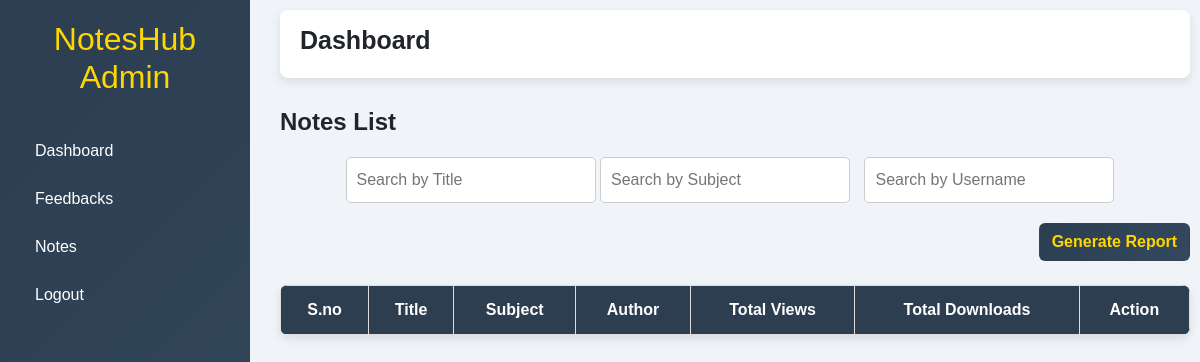
Page /admin/notespage.php (signed in) on the earlier database version.
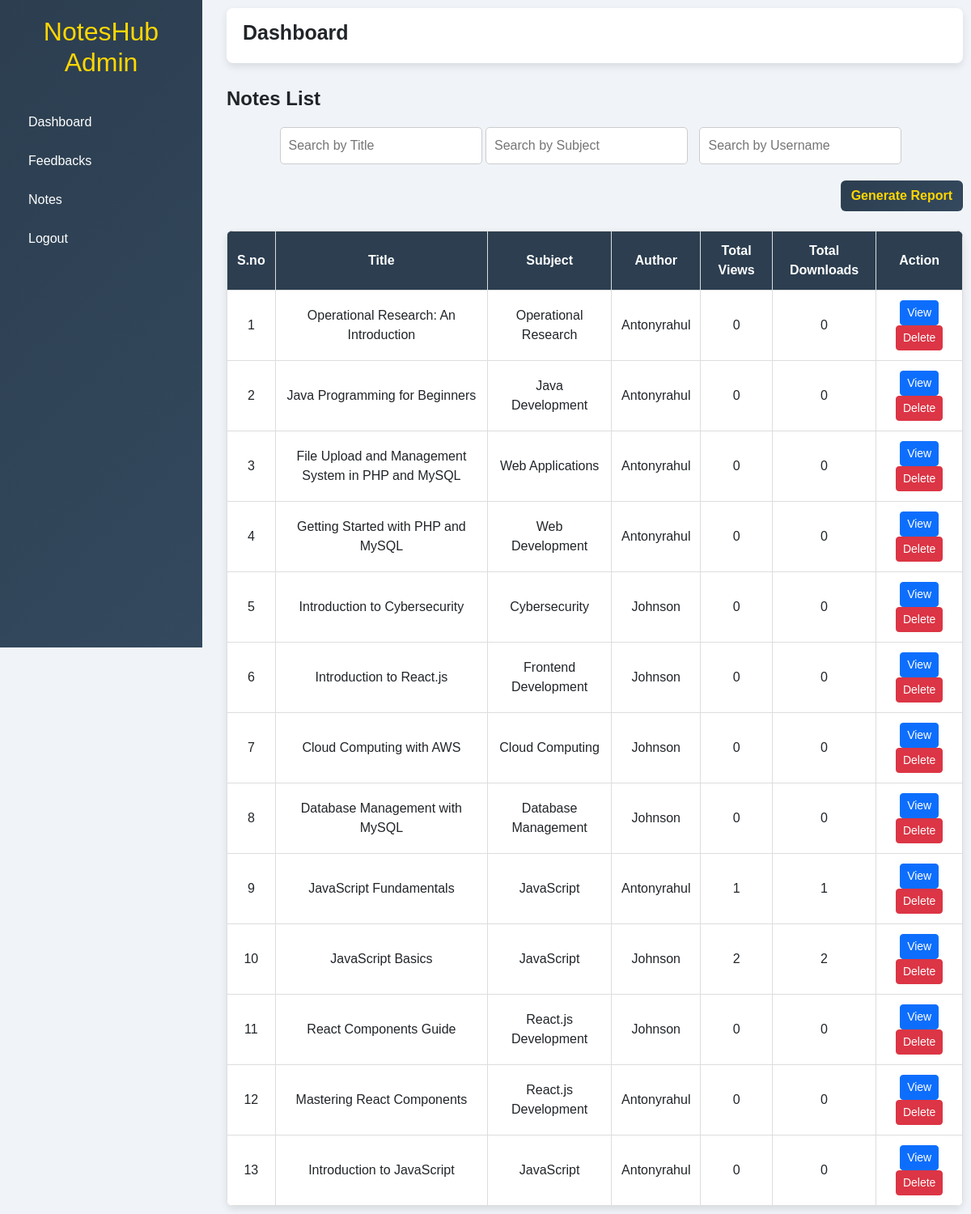
Same page on the later database version.
### tables this page shows
CREATE TABLE `notes` (
  `id` int(11) NOT NULL,
  `user_id` int(11) NOT NULL,
  `notes_title` varchar(255) NOT NULL,
  `notes_subject` varchar(255) NOT NULL,
  `description` text NOT NULL,
  `pdf` varchar(255) DEFAULT NULL,
  `view_count` int(11) DEFAULT 0,
  `dwnld_count` int(11) DEFAULT 0,
  `created_at` timestamp NOT NULL DEFAULT current_timestamp(),
  `download_count` int(11) DEFAULT 0
);

CREATE TABLE `users` (
  `id` int(11) NOT NULL,
  `username` varchar(50) NOT NULL,
  `email` varchar(100) NOT NULL,
  `password` varchar(255) NOT NULL,
  `profile_picture` varchar(255) DEFAULT NULL
);

### admin/notespage.php (the view, shortened to what this page needs)
<?php
require '../db/db.php';
$result = $conn->query("
    SELECT notes.*, users.username
    FROM notes
    JOIN users ON notes.user_id = users.id
    ORDER BY notes.created_at DESC
");
?>
<!DOCTYPE html>
<html lang="en">
<head>
    <link rel="stylesheet" href="https://cdn.jsdelivr.net/npm/bootstrap@5.3.0/dist/css/bootstrap.min.css">
</head>
<body>
    <div class="sidebar">
        <h2>NotesHub Admin</h2>
        <a href="./dashboard.php">Dashboard</a>
        <a href="./feedback.php">Feedbacks</a>
        <a href="./notespage.php">Notes</a>
        <a href="./logout.php">Logout</a>
    </div>
    <div class="main-content">
        <div class="dashboard-header">
            <h2>Dashboard</h2>
        </div>
        <div class="notes-list">
            <h4>Notes List</h4>
            <div style="text-align: center; margin: 20px;">
                <input type="text" id="searchTitle" placeholder="Search by Title" onkeyup="filterNotes()" style="padding: 10px; width: 250px; border-radius: 5px; border: 1px solid #ccc;">
                <input type="text" id="searchSubject" placeholder="Search by Subject" onkeyup="filterNotes()" style="padding: 10px; width: 250px; margin-right: 10px; border-radius: 5px; border: 1px solid #ccc;">
                <input type="text" id="searchUsername" placeholder="Search by Username" onkeyup="filterNotes()" style="padding: 10px; width: 250px; margin-right: 10px; border-radius: 5px; border: 1px solid #ccc;">
            </div>
            <div class="text-end mb-4">
                <button class="btn" style=" background: linear-gradient(135deg, #2c3e50, #34495e); color: #ffd700; font-weight: bold;" onclick="downloadPDF()">
                    Generate Report
                </button>
            </div>
            <table>
                <thead>
                    <tr>
                        <th>S.no</th>
                        <th>Title</th>
                        <th>Subject</th>
                        <th>Author</th>
                        <th>Total Views</th>
                        <th>Total Downloads</th>
                        <th>Action</th>
                    </tr>
                </thead>
                <tbody>
                    <?php
                    $sno = 1;
                    while ($row = $result->fetch_assoc()) {
                        echo "<tr>";
                        echo "<td>" . $sno . "</td>";
                        echo "<td>" . htmlspecialchars($row['notes_title']) . "</td>";
                        echo "<td>" . htmlspecialchars($row['notes_subject']) . "</td>";
                        echo "<td>" . htmlspecialchars($row['username']) . "</td>";
                        echo "<td>" . htmlspecialchars($row['view_count']) . "</td>";
                        echo "<td>" . htmlspecialchars($row['view_count']) . "</td>";
                        echo "<td>
                <a href='../userpannel/uploads/" . htmlspecialchars($row['pdf']) . "' target='_blank' class='btn btn-primary btn-sm'>View</a>
                <a href='?delete=" . $row['id'] . "' class='btn btn-danger btn-sm' onclick='return confirm(\"Are you sure you want to delete this note?\")'>Delete</a>
              </td>";
                        echo "</tr>";
                        $sno++;
                    }
                    ?>
                </tbody>
            </table>
        </div>
    </div>
</body>
</html>

Differences in the rows shown:
added notes: notes_title "Operational Research: An Introduction", notes_subject "Operational Research", user.username "Antonyrahul", view_count "0"
added notes: notes_title "Java Programming for Beginners", notes_subject "Java Development", user.username "Antonyrahul", view_count "0"
added notes: notes_title "File Upload and Management System in PHP and MySQL", notes_subject "Web Applications", user.username "Antonyrahul", view_count "0"
added notes: notes_title "Getting Started with PHP and MySQL", notes_subject "Web Development", user.username "Antonyrahul", view_count "0"
added notes: notes_title "Introduction to Cybersecurity", notes_subject "Cybersecurity", user.username "Johnson", view_count "0"
added notes: notes_title "Introduction to React.js", notes_subject "Frontend Development", user.username "Johnson", view_count "0"
added notes: notes_title "Cloud Computing with AWS", notes_subject "Cloud Computing", user.username "Johnson", view_count "0"
added notes: notes_title "Database Management with MySQL", notes_subject "Database Management", user.username "Johnson", view_count "0"
added notes: notes_title "JavaScript Fundamentals", notes_subject "JavaScript", user.username "Antonyrahul", view_count "1"
added notes: notes_title "JavaScript Basics", notes_subject "JavaScript", user.username "Johnson", view_count "2"
added notes: notes_title "React Components Guide", notes_subject "React.js Development", user.username "Johnson", view_count "0"
now on this page (row edited): notes: notes_title "Mastering React Components", notes_subject "React.js Development", user.username "Antonyrahul", view_count "0"
now on this page (row edited): notes: notes_title "Introduction to JavaScript", notes_subject "JavaScript", user.username "Antonyrahul", view_count "0"
